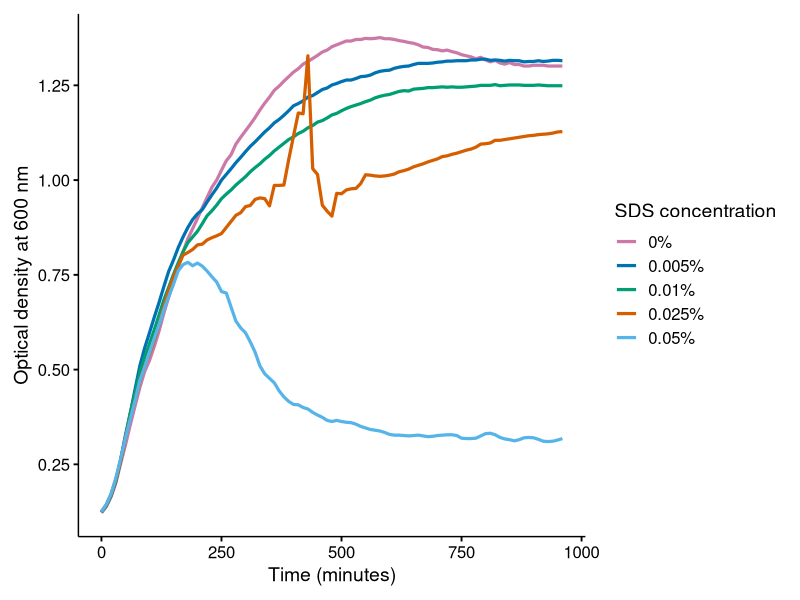

Write R code to recreate this figure.
### SDS dilution optimization
# Serial dilution was done for WT and mutant, but both gave similar results
# Only WT data is plotted for simplicity


library(tidyverse)

#read data
data <- read_csv('all growth curves - SDS optimization.csv')

#clean data
data_clean <- data |>
  group_by(time) |>
  summarize(W5 = mean(W5.1:W5.3),
            W2.5 = mean(W2.5.1:W2.5.3),
            W1 = mean(W1.1:W1.3),
            W0.5 = mean(W0.5.1:W0.5.3),
            W0 = mean(W0.1:W0.3)) |>
  gather(concentration, od, -time)

legend <- c('W5' = '5%', 'W2.5' = '2.5%', 'W1' = '1%', 'W0.5' = '0.5%', 'W0' = '0%')
legend_updated  <- c('W5' = '0.05%', 'W2.5' = '0.025%', 'W1' = '0.01%', 'W0.5' = '0.005%', 'W0' = '0%')
colours <- c('W5' = '#56B4E9', 'W2.5' = '#D55E00', 'W1' = '#009E73', 'W0.5' = '#0072B2', 'W0' = '#CC79A7')

#plot curves
growth_curve_sds <- ggplot(data_clean) +
  
  geom_line(aes(x = time, y = od, colour = concentration), linewidth = 1.1) +
  
  xlab('Time (minutes)') +
  ylab('Optical density at 600 nm') +
  labs(colour = 'SDS concentration') +
  
  scale_colour_manual(values = colours, labels = legend_updated) +
  
  scale_y_continuous(
    breaks = seq(0, 1.25, by = 0.25),
    expand = expansion(mult = c(0.05, 0.05))
  ) +
  
  theme_minimal(base_size = 14) +
  theme(
    panel.grid.major.x = element_blank(),
    panel.grid.major.y = element_blank(),
    panel.grid.minor = element_blank(),
    panel.background = element_blank(),
    plot.background = element_blank(),
    axis.line = element_line(color = "black", linewidth = 0.5),
    axis.ticks = element_line(color = "black"),
    axis.text = element_text(color = "black", size = 12),
    axis.title = element_text(size = 14),
    legend.title = element_text(size = 14),
    legend.text = element_text(size = 12),
    plot.margin = margin(10, 10, 10, 10)
  )
growth_curve_sds
